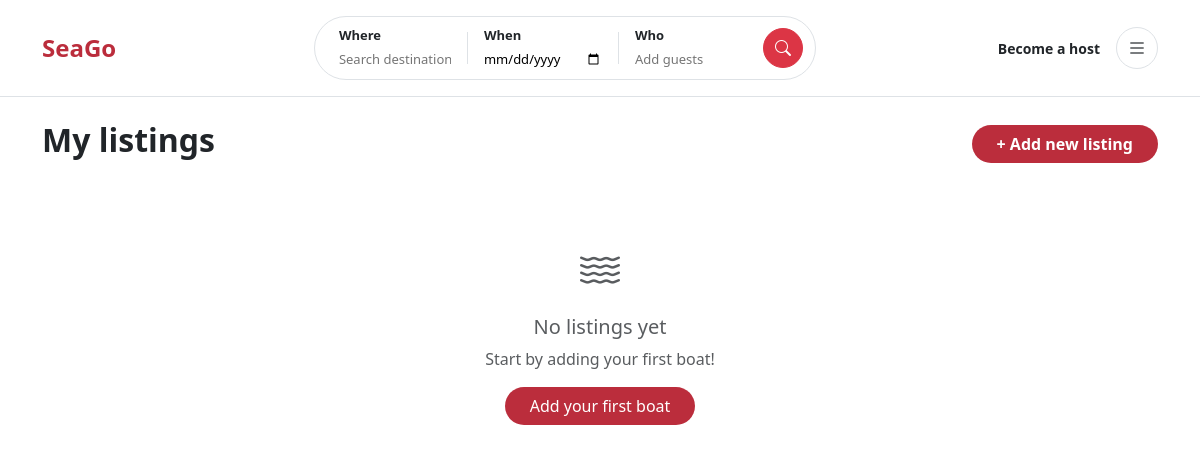
Page /owner/listings/ (signed in) on the earlier database version.
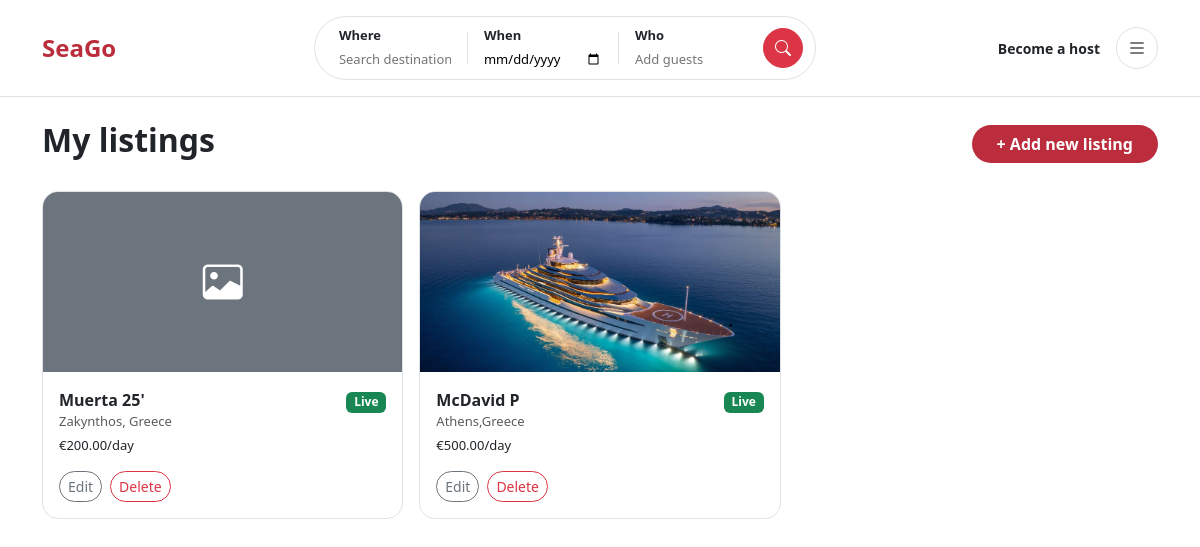
Same page on the later database version.
### boats/models.py (models this page shows, shortened)
class Boat(models.Model):
    BOAT_TYPE_CHOICES = [
        ('sailboat', 'Sailboat'),
        ('motorboat', 'Motorboat'),
        ('yacht', 'Yacht'),
        ('catamaran', 'Catamaran'),
    ]
    owner = models.ForeignKey(settings.AUTH_USER_MODEL, on_delete=models.CASCADE, related_name='boats')
    category = models.ForeignKey(BoatCategory, on_delete=models.SET_NULL, null=True, blank=True, related_name='boats')
    name = models.CharField(max_length=200)
    location = models.CharField(max_length=200)
    description = models.TextField()
    capacity = models.PositiveIntegerField()
    boat_type = models.CharField(max_length=20, choices=BOAT_TYPE_CHOICES)
    price_per_day = models.DecimalField(max_digits=10, decimal_places=2)
    features = models.TextField(blank=True)
    created_at = models.DateTimeField(auto_now_add=True)
    is_approved = models.BooleanField(default=False)
    is_available = models.BooleanField(default=True)
    def get_cover_image(self):
        cover = self.images.filter(is_cover=True).first()
        if cover:
            return cover.image.url
        first = self.images.first()
        return first.image.url if first else None

class BoatImage(models.Model):
    boat = models.ForeignKey(Boat, on_delete=models.CASCADE, related_name='images')
    image = models.ImageField(upload_to='boat_images/')
    is_cover = models.BooleanField(default=False)

### boats/views.py (the view)
# urls.py: path('owner/listings/', views.my_listings, name='my_listings'),
@login_required
def my_listings(request):
    boats = Boat.objects.filter(owner=request.user)
    return render(request, 'boats/my_listings.html', {'boats': boats})

### templates/boats/my_listings.html (shortened to what this page needs)
{% extends "base.html" %}
{% block content %}
<div class="container mt-4">
  <div class="d-flex justify-content-between align-items-center mb-4">
    <h2 class="fw-bold">My listings</h2>
    <a href="{% url 'boats:boat_create' %}" class="btn rounded-pill text-white fw-bold px-4" style="background: #bb2d3c;">+ Add new listing</a>
  </div>
  {% if boats %}
  <div class="row g-3">
    {% for boat in boats %}
    <div class="col-md-4">
      <div class="border rounded-4 overflow-hidden">
        <div style="height: 180px; overflow: hidden;">
          {% if boat.get_cover_image %}
            <img src="{{ boat.get_cover_image }}" class="w-100 h-100 object-fit-cover" alt="{{ boat.name }}">
          {% else %}
            <div class="w-100 h-100 bg-secondary d-flex align-items-center justify-content-center">
              <i class="bi bi-image text-white fs-1"></i>
            </div>
          {% endif %}
        </div>
        <div class="p-3">
          <div class="d-flex justify-content-between align-items-start">
            <div>
              <div class="fw-bold">{{ boat.name }}</div>
              <div class="text-muted" style="font-size: 13px;">{{ boat.location }}</div>
              <div class="mt-1" style="font-size: 13px;">€{{ boat.price_per_day }}/day</div>
            </div>
            <div>
              {% if boat.is_approved %}
                <span class="badge bg-success">Live</span>
              {% else %}
                <span class="badge bg-warning text-dark">Pending</span>
              {% endif %}
            </div>
          </div>
          <div class="d-flex gap-2 mt-3">
            <a href="{% url 'boats:boat_edit' boat.pk %}" class="btn btn-outline-secondary btn-sm rounded-pill">Edit</a>
            <a href="{% url 'boats:boat_delete' boat.pk %}" class="btn btn-outline-danger btn-sm rounded-pill">Delete</a>
          </div>
        </div>
      </div>
    </div>
    {% endfor %}
  </div>
  {% else %}
  <div class="text-center py-5">
    <i class="bi bi-water fs-1 text-muted"></i>
    <h5 class="mt-3 text-muted">No listings yet</h5>
    <p class="text-muted">Start by adding your first boat!</p>
    <a href="{% url 'boats:boat_create' %}" class="btn rounded-pill text-white px-4" style="background: #bb2d3c;">Add your first boat</a>
  </div>
  {% endif %}
</div>
{% endblock %}

### templates/base.html (shortened to what this page needs)
{% load static %}
<!DOCTYPE html>
<html lang="en">
<head>
    <link href="https://cdn.jsdelivr.net/npm/bootstrap@5.3.0/dist/css/bootstrap.min.css" rel="stylesheet">
    <link rel="stylesheet" href="https://cdn.jsdelivr.net/npm/bootstrap-icons@1.11.0/font/bootstrap-icons.css">
</head>
<body>
<nav class="navbar bg-white border-bottom py-3">
  <div class="container d-flex align-items-center justify-content-between">
    <a class="navbar-brand fw-bold fs-4" href="/" style="color: #bb2d3c;">SeaGo</a>
    <form class="d-none d-lg-flex" style="width: 45%;">
      <div class="d-flex align-items-center rounded-pill border bg-white w-100 px-2" style="height: 64px;">
        <div class="px-3 flex-grow-1">
          <div class="fw-bold" style="font-size: 13px;">Where</div>
          <input type="text" class="border-0 shadow-none p-0 bg-transparent w-100" placeholder="Search destinations" style="font-size: 13px; outline: none;">
        </div>
        <div class="px-3 flex-grow-1">
          <div class="fw-bold" style="font-size: 13px;">When</div>
          <input type="date" class="border-0 shadow-none p-0 bg-transparent w-100" style="font-size: 13px; outline: none;">
        </div>
        <div class="px-3 flex-grow-1">
          <div class="fw-bold" style="font-size: 13px;">Who</div>
          <input type="number" min="1" class="border-0 shadow-none p-0 bg-transparent w-100" placeholder="Add guests" style="font-size: 13px; outline: none;">
        </div>
        <button class="btn btn-danger rounded-circle d-flex align-items-center justify-content-center me-1" style="width: 40px; height: 40px;">
          <i class="bi bi-search text-white"></i>
        </button>
      </div>
    </form>
    <div class="d-flex align-items-center gap-3">
      {% if request.user.is_authenticated and request.user.is_owner %}
        <a href="{% url 'boats:my_listings' %}" class="d-none d-lg-block text-dark fw-bold text-decoration-none" style="font-size: 14px;">My listings</a>
      {% else %}
        <a href="{% url 'accounts:become_host' %}" class="d-none d-lg-block text-dark fw-bold text-decoration-none" style="font-size: 14px;">Become a host</a>
      {% endif %}
  <div class="dropdown">
        <button class="btn rounded-circle border d-flex align-items-center justify-content-center bg-white" data-bs-toggle="dropdown" style="width: 42px; height: 42px;">
          <i class="bi bi-list fs-5"></i>
        </button>
      </div>
    </div>
  </div>
</nav>
{% block content %}
{% endblock %}
</body>
</html>

Differences in the rows shown:
added Boat: name "Muerta 25'", location "Zakynthos, Greece", price_per_day "200.00", is_approved "Live"
added Boat: get_cover_image (picture), name "McDavid P", location "Athens,Greece", price_per_day "500.00", is_approved "Live"
Other differences:
text no longer shown: "No listings yet Start by adding your first boat! Add your first boat"
